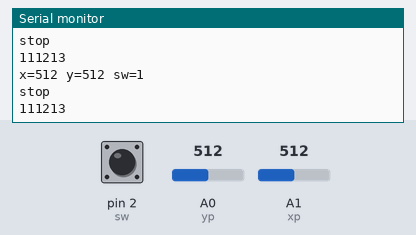
Recording of a sketch running on a simulated Arduino Uno, built with avr-gcc and run on an emulated ATmega328P. Parts: the last lines printed to the serial monitor. The inputs (shaded band) are chosen by the test bench; at power-on: A0 (yp) = 512, A1 (xp) = 512, pin 2 (sw) HIGH.

Above: at 1.2 s.
1.3 s: A0 (yp) set to 490
At 1.78 s:
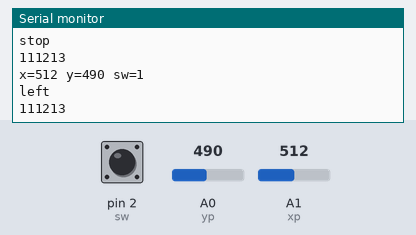
3.3 s: A1 (xp) set to 480
At 3.8 s:
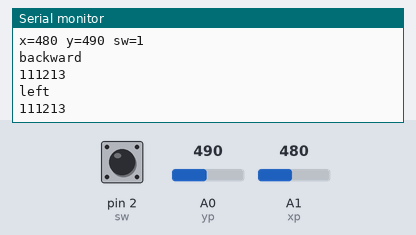
5.3 s: pin 2 (sw) pulled LOW for 3.2 s
11.5 s: A0 (yp) set to 550
At 12.07 s:
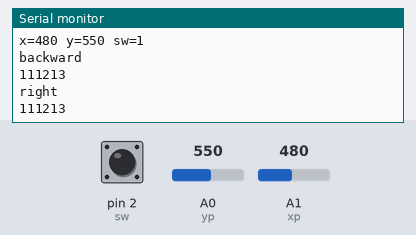
13.6 s: A1 (xp) set to 560
15.6 s: A1 (xp) set to 0
Timing chart, 0 to 18.6 s (numbered marks = the images above; inputs shaded):
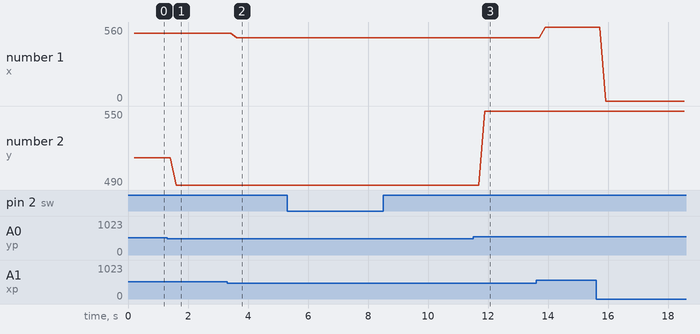

Measured:
- after the input at 1.3 s, the serial monitor: prints a new line after 0.31 s (image 1)
- after the input at 3.3 s, the serial monitor: prints a new line after 0.32 s (image 2)
- after the input at 11.5 s, the serial monitor: prints a new line after 0.39 s (image 3)
- plotted number 1: 512 → 480 after the input at 3.3 s, 480 → 560 after the input at 13.6 s, 560 → 0 after the input at 15.6 s
- plotted number 2: 512 → 490 after the input at 1.3 s, 490 → 550 after the input at 11.5 s

The sketch:

Joystick_module.ino
```cpp
int tx1 = 11;
int tx2 = 12;
int tx3 = 13;

int xp = A1;
int yp = A0;
int xv;
int yv;
int sw = 2;
int sv;

void setup()
{
  Serial.begin(9600);
  pinMode(xp, INPUT);
  pinMode(yp, INPUT);
  pinMode(sw, INPUT);
  digitalWrite(sw, HIGH);

  digitalWrite(tx1, LOW); //0
  digitalWrite(tx2, LOW); //0
  digitalWrite(tx3, LOW); //0
}

void loop()
{
  xv = analogRead(xp);
  yv = analogRead(yp);
  sv = digitalRead(sw);
  delay(200);
  Serial.print("x=");
  Serial.print(xv);
  Serial.print(" y=");
  Serial.print(yv);
  Serial.print(" sw=");
  Serial.println(sv);

 /* if (sv == 1)
  {
    digitalWrite(tx1, HIGH);//1
    digitalWrite(tx2, HIGH);//1
    digitalWrite(tx3, HIGH);//1
    Serial.print(tx1);
    Serial.print(tx2);
    Serial.println(tx3);*/

    if (xv > 550)//forward
    {
      Serial.println("forward");
      digitalWrite(tx1, LOW);//1
      digitalWrite(tx2, HIGH);//0
      digitalWrite(tx3, HIGH);//0
      Serial.print(tx1);
      Serial.print(tx2);
      Serial.println(tx3);
    }
    if (xv < 490)//backward
    {
      Serial.println("backward");
      digitalWrite(tx1, HIGH);//0
      digitalWrite(tx2, HIGH);//0
      digitalWrite(tx3, LOW);//1
      Serial.print(tx1);
      Serial.print(tx2);
      Serial.println(tx3);
    }
    if (yv > 540)//right
    {
      Serial.println("right");
      digitalWrite(tx1, LOW); //1
      digitalWrite(tx2, LOW);//1
      digitalWrite(tx3, HIGH);//0
      Serial.print(tx1);
      Serial.print(tx2);
      Serial.println(tx3);
    }
    if (yv < 500)//left
    {
      Serial.println("left");
      digitalWrite(tx1, HIGH); //0
      digitalWrite(tx2, LOW);//1
      digitalWrite(tx3, LOW);//1
      Serial.print(tx1);
      Serial.print(tx2);
      Serial.println(tx3);
    }
    if (xv > 490 && xv < 550 && yv > 500 && yv < 540 )
    {
      Serial.println("stop");
      digitalWrite(tx1, LOW);//1
      digitalWrite(tx2, HIGH);//0
      digitalWrite(tx3, LOW);//1
      Serial.print(tx1);
      Serial.print(tx2);
      Serial.println(tx3);
    }

  if (sv == 0)
  {
    Serial.println("stop");
    digitalWrite(tx1, LOW);//1
    digitalWrite(tx2, HIGH);//0
    digitalWrite(tx3, LOW);//1
    Serial.print(tx1);
    Serial.print(tx2);
    Serial.println(tx3);
    sv = 1;
  }
}
```
